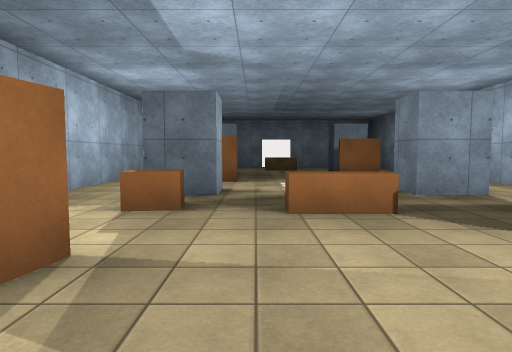
[1] (above)

12 first-person views from a walk through a Unity game level. The camera is 1.4 m above the floor, tilts 4° down and sees 75° across. The floor is counted in squares, 2 m on a side. Each view is taken from the middle of a square. On the plan, view 1 faces up. The plan holds only what a view shows up to about 10 squares ahead; the rest is blank. The place goes on beyond the plan. The player character is not drawn. Some animated figures are not drawn. Door leaves are left out, so doorways stand open. Surface patterns are stand-ins for the level's own textures.

[2]
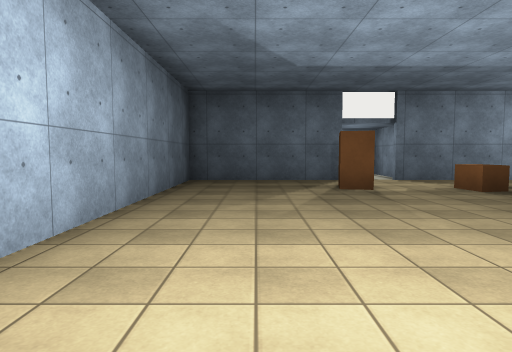

[3]
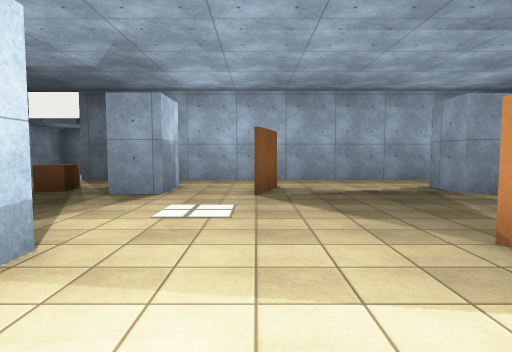

[4]
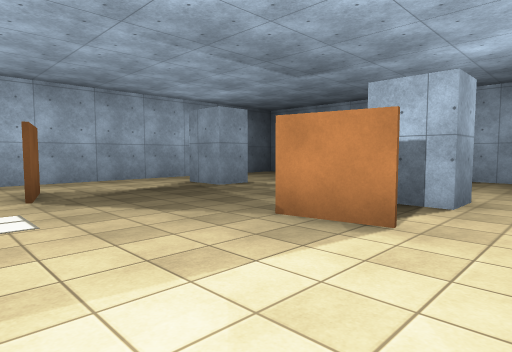

[5]
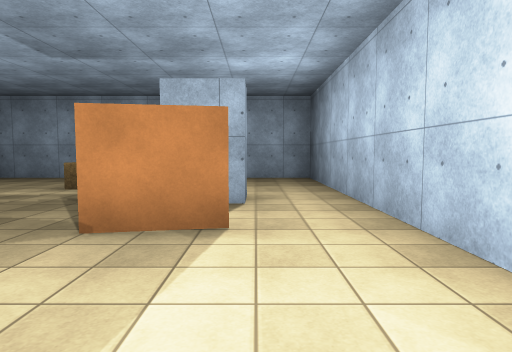

[6]
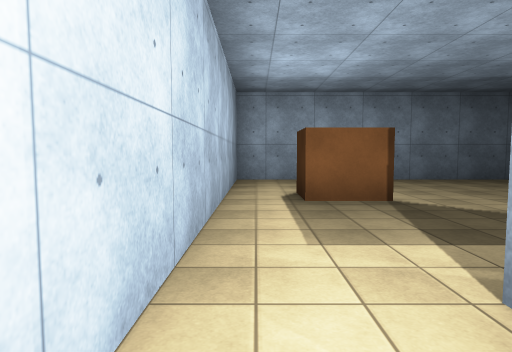

[7]
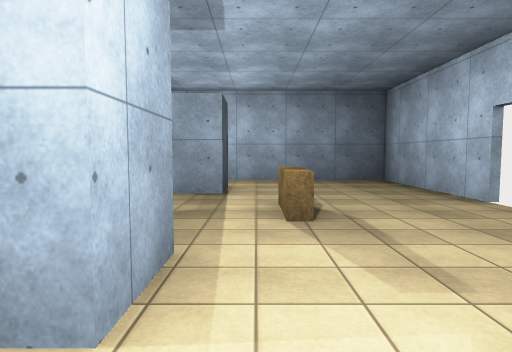

[8]
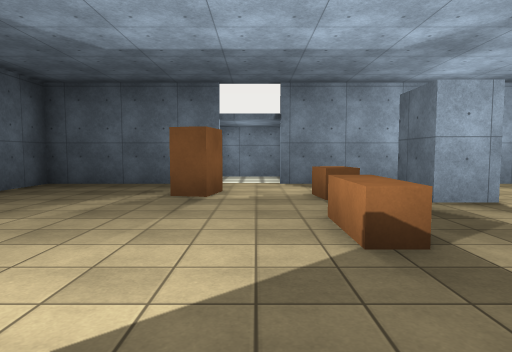

[9]
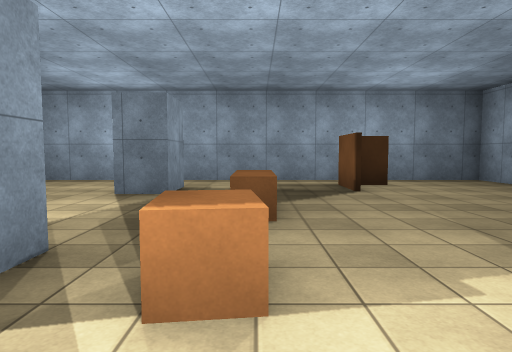

[10]
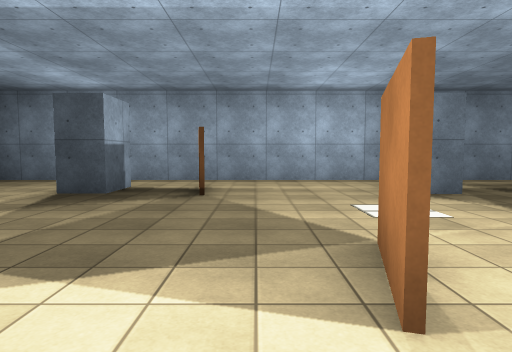

[11]
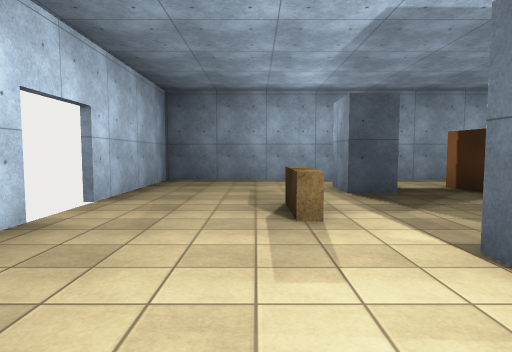

[12]
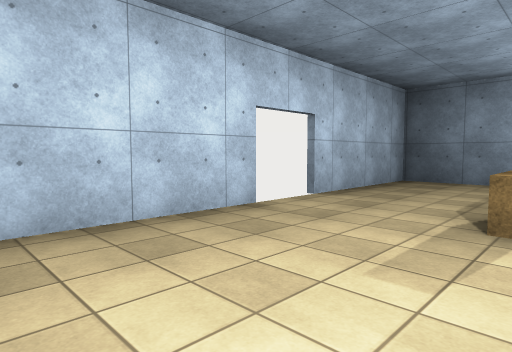

### Floor plan
Ten units are one square. View 1 is at (0, 0); x grows to the right and y downward. Boxes are objects, and circles mark ways between rooms. Rooms are numbered by the first view taken in them; rooms with no view inside come last. Other rooms are left out.
<svg viewBox="-63 -168 123 190">
<path fill="none" stroke="#000" d="M25 -99 38 -102M-18 -84 -4 -80 -9 -81M-19 -64 -7 -64 -7 -55 -19 -55M38 -101 25 -98M39 -55 27 -55 27 -65M27 -116 27 -124 39 -124 39 -116 27 -116M-18 -124 -7 -124 -7 -116 -19 -116M30 -22 43 -22 43 -11M-35 -21 -35 17 55 17 55 -163 19 -163M42 -11 42 -18M1 -163 -35 -163 -35 -35M-44 -39 -50 -39M-58 -38 -58 -20M-51 -18 -41 -18"/>
<rect x="-25" y="-25" width="10" height="10" fill="#bbb"><title>other object</title></rect>
<rect x="-15" y="-45" width="10" height="10" fill="#bbb"><title>other object</title></rect>
<rect x="5" y="-45" width="10" height="10" fill="#bbb"><title>other object</title></rect>
<circle cx="-35" cy="-30" r="3" fill="#2a7"/>
<text x="10" y="-80">1</text>
<text x="-50" y="-30">2</text>
</svg>
Room 1 opens to room 2.

Where each view was taken, in squares from view 1:
view 1: 0 up, 0 right, facing up
view 2: 0 up, 5 right, facing left
view 3: 8 up, 5 right, facing left
view 4: 7 up, 5 right, facing up-left
view 5: 7 up, 4 right, facing up
view 6: 7 up, 5 right, facing down
view 7: 13 up, 5 right, facing left
view 8: 3 up, 4 right, facing left
view 9: 4 up, 3 left, facing right
view 10: 9 up, 3 left, facing right
view 11: 14 up, 3 left, facing right
view 12: 13 up, 3 left, facing up-right
